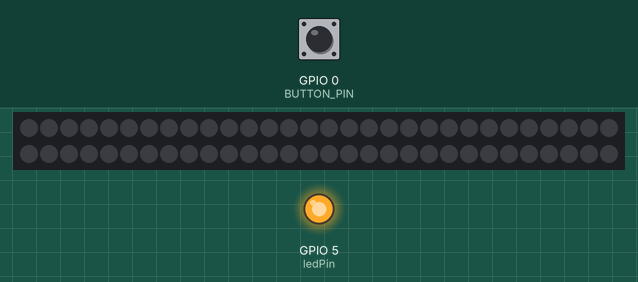
Recording of a sketch running on a simulated ESP32. On the bench: 60 RGB LEDs in strip order, left to right, continuing on the next row, output pins drawn as LEDs (lit = HIGH). Dashed ring = blinking. The inputs (shaded band) are chosen by the test bench; at power-on: GPIO 0 (BUTTON_PIN) HIGH. Nothing arrives over Bluetooth unless stated.

Above: at 1.2 s.
1.3 s: GPIO 0 (BUTTON_PIN) pulled LOW for 0.15 s
At 4.3 s:
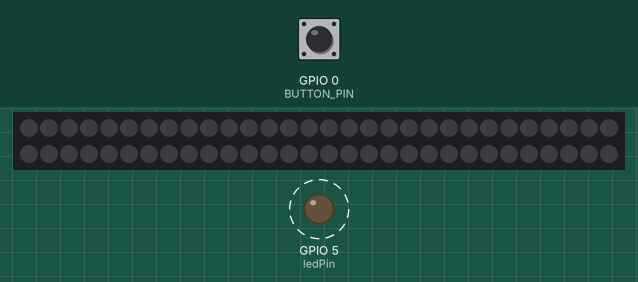
4.4 s: GPIO 0 (BUTTON_PIN) pulled LOW for 1 s
At 6.2 s:
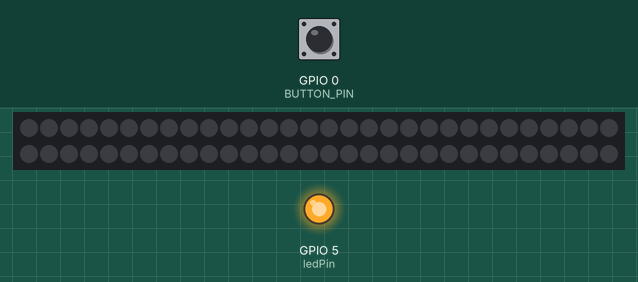
8.4 s: GPIO 0 (BUTTON_PIN) pulled LOW for 3.2 s
At 15.2 s:
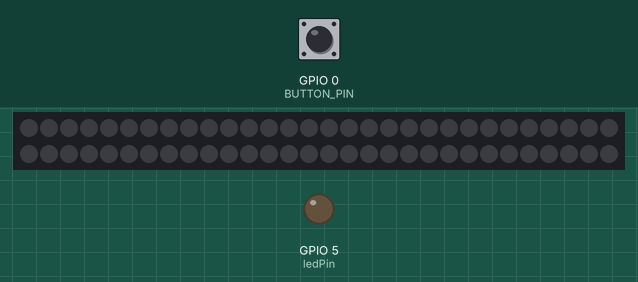
Timing chart, 0 to 15.6 s (numbered marks = the images above; inputs shaded):
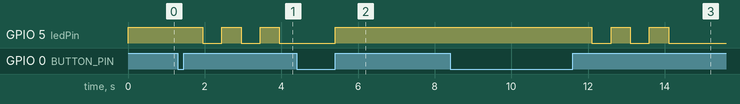

The sketch:

tour-perret-arduino.ino
```cpp
#include "BluetoothSerial.h"
#include <ArduinoJson.h>
// installer la bibliothèque Adafruit DMA neopixel library by adafruit (outils ->gérer les bibliothèques..)
// Définir la carte utilisée (outils ->type de carte)


#include <Adafruit_NeoPixel.h>
#ifdef __AVR__
#include <avr/power.h>
#endif

#define PIN 32  //On définit le pin où est connecté la patte DATA du bandeau

// Parameter 1 = number of pixels in strip
// Parameter 2 = Arduino pin number (most are valid)
// Parameter 3 = pixel type flags, add together as needed:
//   NEO_KHZ800  800 KHz bitstream (most NeoPixel products w/WS2812 LEDs)
//   NEO_KHZ400  400 KHz (classic 'v1' (not v2) FLORA pixels, WS2811 drivers)
//   NEO_GRB     Pixels are wired for GRB bitstream (most NeoPixel products)
//   NEO_RGB     Pixels are wired for RGB bitstream (v1 FLORA pixels, not v2)
//   NEO_RGBW    Pixels are wired for RGBW bitstream (NeoPixel RGBW products)

#define NB_led 60  //le nombre des leds
Adafruit_NeoPixel strip = Adafruit_NeoPixel(NB_led, PIN, NEO_GRB + NEO_KHZ800);

// IMPORTANT: To reduce NeoPixel burnout risk, add 1000 uF capacitor across
// pixel power leads, add 300 - 500 Ohm resistor on first pixel's data input
// and minimize distance between Arduino and first pixel.  Avoid connecting
// on a live circuit...if you must, connect GND first.


BluetoothSerial SerialBT;

//config pin
int BUTTON_PIN = 0;
int ledPin = 5;

// variables globales
char scenar[1000];
int coul_et[4][100];
char tab[8];


int lecture_UART()
{
  char c='0'; //condition d'entrée dans la boucle
  int taille_scenar=0;

  // Reception de caractères correspondant à un scenario de la forme  : [[111,222,333,4444],[111,222,...
  while (((c >= '0') && (c <= '9')) || (c == '[') || (c == ']') || (c == ','))
  {
    c = Serial.read(); //Reception des données en UART

    if(((c >= '0') && (c <= '9'))|| (c == ','))
    {
      scenar[taille_scenar]=c; //Remplissage des données reçu dans un tableau pour le traitement du scenario
      taille_scenar++;
    }
  }
  return taille_scenar;
}

int lecture_BT()
{
  char c='0'; //condition d'entrée dans la boucle
  int taille_scenar=0;

  // Reception de caractères correspondant à un scenario de la forme : [[111,222,333,4444],[111,222,...
  while (((c >= '0') && (c  <= '9')) || (c == '[') || (c == ']') || (c == ','))
  {
    c = SerialBT.read(); //Reception des données en Bluetooth

    if(((c >= '0') && (c <= '9'))|| (c == ','))
    {
      scenar[taille_scenar]=c; //Remplissage des données reçu dans un tableau pour le traitement du scenario
      taille_scenar++;
    }
  }
  return taille_scenar;
}

int parser(int taille_scenar)
{
  int m=0;
  int n=0;
  int v=0;
  int num_champs = 0;
  int nb_sequ=0;

  //Parser du Scenario reçu
  Serial.print("\n Affiche trame recu  \n ");
  for(int i=0;i<taille_scenar;i++)
  {
    Serial.print(scenar[i]);
  }
  while(n<taille_scenar)
  {
     while((scenar[n] >= '0') && (scenar[n] <= '9'))
    {
       tab[m]=scenar[n]; //remplissage d'une table intermediaire destiné à la conversion d'un tableau de caractère à la valeur de l'entier correspondant
       m++;
       n++;
    }
     String tabb(tab); //Conversion du tableau de caractère en format String (pour être utiliser avec la fonction "toInt()"
      for(int p=0;p<=8;p++)
     {
       tab[p]=NULL; //Initialisation de la table intermediaire pour les taches avenir
     }
     m=0; //initialisation du curseur
     coul_et[num_champs][nb_sequ]=tabb.toInt(); // Affectation  des différents champs dans un tableau de gestion du scenario et conversion du format string en int
     //Decoupage des différentes séquences du scenario
     if(scenar[n]==',')
     {
      v++;
      if(v==4) //Nouvelle sequence toutes les 4 virgules reçus, ex : [[111,222,333,4444],[111,222,...
      {
        nb_sequ++;
        v=0;
      }
      else //remplissage des différents champs => 1 : couleur etage 1 / 2 : couleur etage 2 / 3 : couleur etage 3 / 4 : duree
      {
        num_champs++;
        if (num_champs==4)
        {
          num_champs=0;
        }
      }
      n++;
     }
  }
  return nb_sequ; //retourne le nombre de sequence du scenario qui va être utilisé dans la lecture du scenario
}

void play(int nb_seq)
{
  Serial.print("\n Affiche trame après parser : \n");
  for (int l = 0; l <= nb_seq; l++)
  {
//    for (int i = 0; i < 20; i++ ) { //  boucle pour définir les 12  premières led du 1er étage
//     strip.setPixelColor(i, (int)(coul_et[0][l] % 256) , (int)(coul_et[0][l] % 65536) / 256, (int)(coul_et[0][l] / 65536));
//          strip.show(); // on affiche
//    strip.setBrightness(100); //Luminosité
//    }
//    for (int i = 20; i < 40; i++ ) { //  boucle pour définir les 12 suivantes du 2ème étage
//      strip.setPixelColor(i, (int)(coul_et[1][l] % 256) , (int)(coul_et[1][l] % 65536) / 256, (int)(coul_et[1][l] / 65536));
//          strip.show(); // on affiche
//    strip.setBrightness(100); //Luminosité
//    }
//    for (int i = 40; i < 60; i++ ) { //  boucle pour définir les 12 leds suivantes du 3ème étage
//      strip.setPixelColor(i, (int)(coul_et[2][l] % 256) , (int)(coul_et[2][l] % 65536) / 256, (int)(coul_et[2][l] / 65536));
//          strip.show(); // on affiche
//    strip.setBrightness(100); //Luminosité
//    }
//    delay(coul_et[3][l]);

    for(int j=0;j < 4;j++)
    {
      Serial.print(coul_et[j][l]);
       Serial.print('\t');
    }
    Serial.print('\n');
  }

}


void setup()
{
  //Definition des pinmode
  pinMode(BUTTON_PIN, INPUT_PULLUP);
  pinMode(ledPin, OUTPUT);

  //Ouverture des ports Séries
  SerialBT.begin("ESP32");
  Serial.begin(115200); //Définition du baudrate (Mode UART) doit être identique coté serveur Node (voir TourPerret-Node-master/live.js)


  strip.begin(); // Lance la connection
  strip.show(); // Initialise toutes les led à 'off'

     for(int p=0;p<=8;p++)
     {
       tab[p]=NULL; //Initialisation de la table intermediaire pour convertir un tableau decaractere de chiffre vers la valeur de l entier
     }
}

void loop()
{
   int mode_comm = 1;
  int i=0;
  int nb_sequ = 0;
  char c1;
  int taille_scenar;

  //Mode UART
  while (mode_comm == 0)
  {
    digitalWrite(ledPin, LOW); //Mode UART : Led Eteinte
    c1=Serial.read();
   if(c1=='[') //Condition de démarrage du décodage des données reçues
   {
        taille_scenar=lecture_UART();
        nb_sequ=parser(taille_scenar);
        play(nb_sequ);
   }
    if (digitalRead(BUTTON_PIN) == LOW)
    { // Check if button has been pressed
      while (digitalRead(BUTTON_PIN) == LOW)
        ; // Wait for button to be released
      mode_comm++;
    }
  }

  //Mode Bluetooth
  while (mode_comm == 1)
  {
    digitalWrite(ledPin, HIGH); //Mode Bluetooth : Led Allumer
    c1=SerialBT.read();
   if(c1=='[') //Condition de démarrage du décodage des données reçues
   {
        taille_scenar=lecture_BT();
        nb_sequ=parser(taille_scenar);
        play(nb_sequ);
   }
    if (digitalRead(BUTTON_PIN) == LOW)
    { // Check if button has been pressed
      while (digitalRead( BUTTON_PIN) == LOW)
        ; // Wait for button to be released
      mode_comm++;
    }
  }

  //Mode Wi-Fi
  while (mode_comm == 2)
  {
    while (i < 3)
    {
      digitalWrite(ledPin, HIGH);
      delay(500);
      digitalWrite(ledPin, LOW);
      delay(500);
      i++;
    }
    //Decodage Wi-Fi à écrire

    if (digitalRead(BUTTON_PIN) == LOW)
    { // Check if button has been pressed
      while (digitalRead( BUTTON_PIN) == LOW)
        ; // Wait for button to be released
      mode_comm++;
    }
  }
  if (mode_comm == 3)
  {
    mode_comm = 0;
  }
}
```

Measured:
- after the input at 1.3 s, GPIO 5 (ledPin): alternates HIGH for 0.50 s and LOW for 0.50 s, starting after 0.65 s
- after the input at 4.4 s, GPIO 5 (ledPin): LOW → HIGH after 1.0 s
- after the input at 8.4 s, GPIO 5 (ledPin): alternates HIGH for 0.50 s and LOW for 0.50 s, 5 changes in all, then stays LOW, starting after 3.7 s
